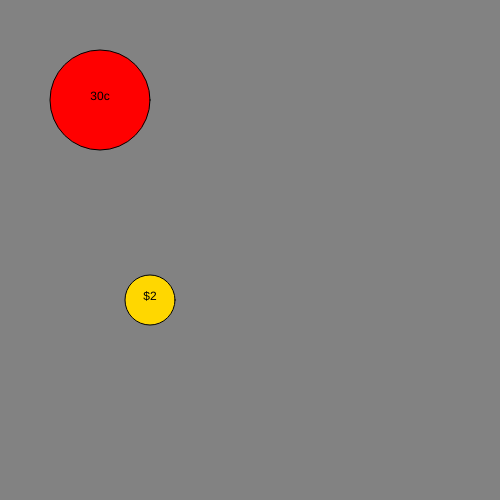
Frame 1 (no input)
Frame 60 (no input): identical to frame 1, image omitted
Frame 120 (the mouse pressed at the canvas centre since frame 60): identical to frame 1, image omitted

The p5.js sketch that drew this single still picture (run headless with seeded random() and noise() and a simulated clock; from frame 60 on, the mouse is pressed at the canvas centre):

// p5.js sketch
// ── sketch.js
function setup() {
    createCanvas(500, 500); //Why not add background here?
}

function draw() {
    background(130);
    coin(100, 100, 100, '30c', 'red');
    coin(150, 300, 50, '$2', 'gold');
}

function coin(x, y, size, amount, col){
    textAlign(CENTER);
    fill(col);
    ellipse(x, y, size);
    fill('black');
    text(amount, x, y);
}
